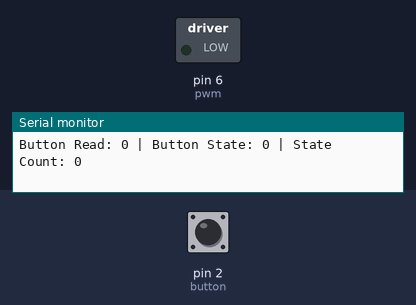
A sketch run on a simulated Arduino Uno, built with avr-gcc and run on an emulated ATmega328P. Shown: switched loads named in the sketch (green lamp = pin HIGH), the last lines printed to the serial monitor. Inputs (shaded band) come from the test bench; at power-on: pin 2 (button) LOW.

Above: at 0.9 s.
1.0 s: pin 2 (button) pulled HIGH for 1 s
At 1.6 s:
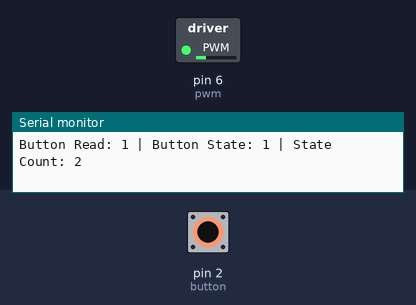
3.5 s: pin 2 (button) pulled HIGH for 0.15 s
At 3.9 s:
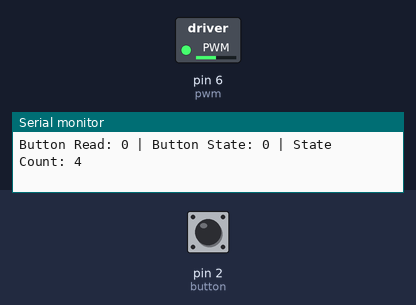
5.1 s: pin 2 (button) pulled HIGH for 3.2 s
At 6.3 s:
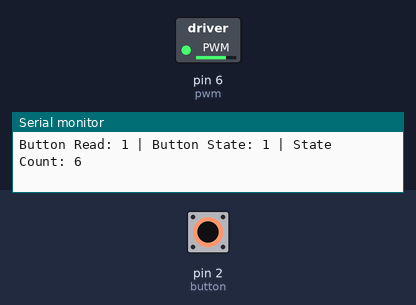
9.8 s: pin 2 (button) pulled HIGH for 0.15 s
At 10.9 s:
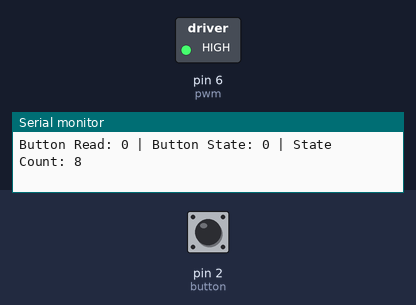
Timing chart, 0 to 12.4 s (numbered marks = the images above; inputs shaded):
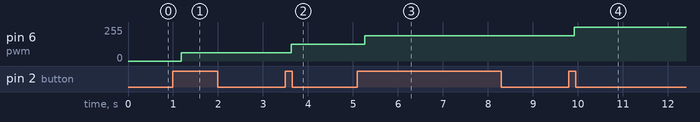

Measured:
- after the input at 1.0 s, pin 6 (pwm): 0/255 → 63/255 after 0.18 s
- after the input at 3.5 s, pin 6 (pwm): 63/255 → 127/255 after 0.13 s
- after the input at 5.1 s, pin 6 (pwm): 127/255 → 191/255 after 0.16 s
- after the input at 9.8 s, pin 6 (pwm): 191/255 → 255/255 after 0.12 s

The sketch:

FreeRTOS_motor_controller.ino
```cpp
#include <Arduino_FreeRTOS.h>

// Pin definitions
const int button = 2;
const int pwm = 6;

// Button state tracking variables
int buttonState = LOW;
int lastButtonState = LOW;

// Motor speed state variables
int state_count = 0;
const int maxDuty = 255;
bool decend = false;

// Debounce timing variables
unsigned long lastDebounceTime = 0;
unsigned long debounceDelay = 50;

// Task function prototypes
void TaskButtonDebounce(void *pvParameters);
void TaskMotorControl(void *pvParameters);

void setup() {
  Serial.begin(9600); // for debugging

  pinMode(pwm, OUTPUT);
  pinMode(button, INPUT);
  analogWrite(pwm, 0);

  // FreeRTOS tasks
  xTaskCreate(
    TaskButtonDebounce,           // Task function
    "ButtonDebounce",             // Task name
    128,                          // Stack size (words)
    NULL,                         // Task parameters
    1,                            // Task priority
    NULL                          // Task handle
  );

  xTaskCreate(
    TaskMotorControl,             // Task function
    "MotorControl",               // Task name
    128,                          // Stack size (words)
    NULL,                         // Task parameters
    1,                            // Task priority
    NULL                          // Task handle
  );

  // Start the FreeRTOS scheduler
  vTaskStartScheduler();
}

void loop() {
  // Empty loop - FreeRTOS scheduler takes over
}

// Task: Button debounce and state management
void TaskButtonDebounce(void *pvParameters) {
  (void) pvParameters;  // Unused parameter

  // Task loop runs indefinitely
  for (;;) {
    // Read current button state
    int buttonRead = digitalRead(button);

    // Debug output to serial monitor
    Serial.print("Button Read: ");
    Serial.print(buttonRead);
    Serial.print(" | Button State: ");
    Serial.print(buttonState);
    Serial.print(" | State Count: ");
    Serial.println(state_count);

    // Check if button reading has changed
    if (buttonRead != lastButtonState) {
      lastDebounceTime = millis();  // Reset debounce timer
    }

    // Check if enough time has passed since last state change
    if ((millis() - lastDebounceTime) > debounceDelay) {
      // Check if the stable reading is different from current button state
      if (buttonRead != buttonState) {
        buttonState = buttonRead;  // Update button state to new stable value

        // update motor speed on button PRESS
        if (buttonState == HIGH) {
          //increase speed from 0 to 8
          if (decend == false) {
            state_count = state_count + 2;  // Increment speed state by 2
            if (state_count >= 8) {         // Check if maximum reached
              state_count = 8;              // Cap at maximum
              decend = true;                // Switch to descending mode
            }
          }
          // decrease speed from 8 to 0
          else {
            state_count = state_count - 2;  // Decrement speed state by 2
            if (state_count <= 0) {         // Check if minimum reached
              state_count = 0;              // Cap at minimum
              decend = false;               // Switch back to ascending mode
            }
          }
        }
      }
    }

    // Save current reading for next iteration
    lastButtonState = buttonRead;

    vTaskDelay(100 / portTICK_PERIOD_MS);  // 100ms delay
  }
}

// Task: Motor PWM control
void TaskMotorControl(void *pvParameters) {
  (void) pvParameters;  // Unused parameter

  // Task loop runs indefinitely
  for (;;) {
    // Calculate PWM duty cycle based on state_count
    // Maps state_count (0-8) to duty cycle (0-255)
    int duty = (maxDuty * state_count) / 8;

    // Apply the calculated duty cycle to the motor
    analogWrite(pwm, duty);

    // FreeRTOS delay - yields to other tasks
    vTaskDelay(10 / portTICK_PERIOD_MS);  // 10ms update rate
  }
}
```
